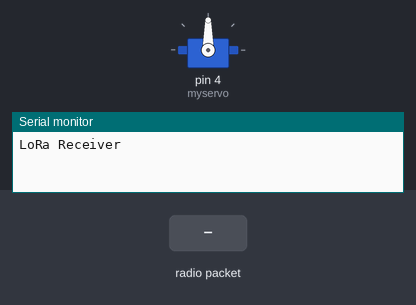
Simulated run of this sketch. Board: Arduino Uno, built with avr-gcc and run on an emulated ATmega328P. Shown: servo, the last lines printed to the serial monitor. The inputs (shaded band) are chosen by the test bench. No radio packets arrive unless stated.

Above: at 1.2 s.
1.3 s: radio packet "1" arrives
At 2.1 s:
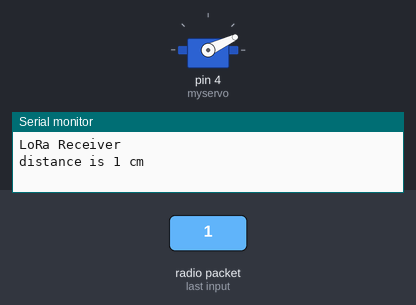
2.8 s: radio packet "90" arrives
At 3.2 s:
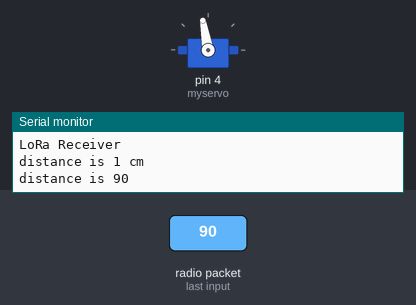
4.3 s: radio packet "2" arrives
At 5.6 s:
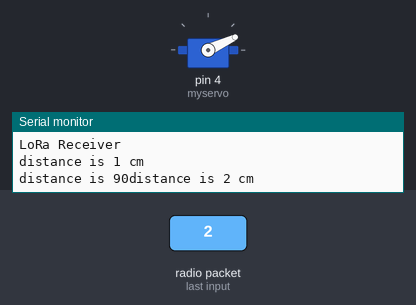
Timing chart, 0 to 7.3 s (numbered marks = the images above; inputs shaded):
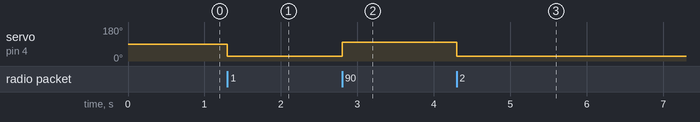

Measured:
- after the input at 1.3 s, servo on pin 4 (myservo): 90° → 25° at once
- after the input at 2.8 s, servo on pin 4 (myservo): 25° → 100° at once
- after the input at 4.3 s, servo on pin 4 (myservo): 100° → 25° at once

The sketch:

rx2.ino
```cpp
#include<LoRa.h>
#include <SPI.h> // Not actually used but needed to compile
#include<string.h>
#include <Servo.h>

int disas,Q,QUO,FIN,R,REM,LIN;
Servo myservo;
float motor_angle;


void setup() {

Serial.begin(9600);
  while (!Serial);

  Serial.println("LoRa Receiver");

  if (!LoRa.begin(433E6)) {
    Serial.println("Starting LoRa failed!");
    while (1);
   //  LoRa.setTxPower(20);

}
myservo.attach(4);

}


void loop()
{
   // attaches the servo on pin 9 to the servo object
  // try to parse packet
  int packetSize = LoRa.parsePacket();
  if (packetSize==1)
  {
    // received a packet
    Serial.print("distance is ");

    // read packet
    while (LoRa.available())
    {
       disas=LoRa.read()-48;
       Serial.print(disas) ;

     }


 Serial.print(" cm ");
 Serial.println(" ");

 float inputLow = 1 - (disas - 0) / (10 - 0);
  float inputMedium = max(0, min((disas - 11) / (20 - 11), (30 - disas) / (30 - 20)));
  float inputHigh = (disas - 21) / (30 - 21);

  float outputSlow = max(0, min(inputLow, 1));
  float outputMedium = max(0, min(inputMedium, 1));
  float outputFast = max(0, min(inputHigh, 1));

  float numerator = outputSlow * 25 + outputMedium * 75 + outputFast * 100;
  float denominator = outputSlow + outputMedium + outputFast;

  if (denominator > 0) {
    motor_angle = numerator / denominator;
  }

  myservo.write(motor_angle); // output motor angle
  delay(50);

  }
  else if (packetSize==2)
  {
    // received a packet
    Serial.print("distance is ");

    // read packet
    while (LoRa.available())
    {
      FIN=LoRa.read();
      LIN=LoRa.read();
      //Serial.print(FIN) ;
      //Serial.print(LIN) ;
      //QUO=disas/100;
      Q=FIN-48;
      //REM=disas%100;
      R=LIN-48;
      disas=(10*Q)+R;
      Serial.print(disas) ;

     }
     float inputLow = 1 - (disas - 0) / (10 - 0);
  float inputMedium = max(0, min((disas - 11) / (20 - 11), (30 - disas) / (30 - 20)));
  float inputHigh = (disas - 21) / (30 - 21);

  float outputSlow = max(0, min(inputLow, 1));
  float outputMedium = max(0, min(inputMedium, 1));
  float outputFast = max(0, min(inputHigh, 1));

  float numerator = outputSlow * 25 + outputMedium * 75 + outputFast * 100;
  float denominator = outputSlow + outputMedium + outputFast;

  if (denominator > 0) {
    motor_angle = numerator / denominator;
  }

  myservo.write(motor_angle); // output motor angle
  delay(50);
  }
}
```
